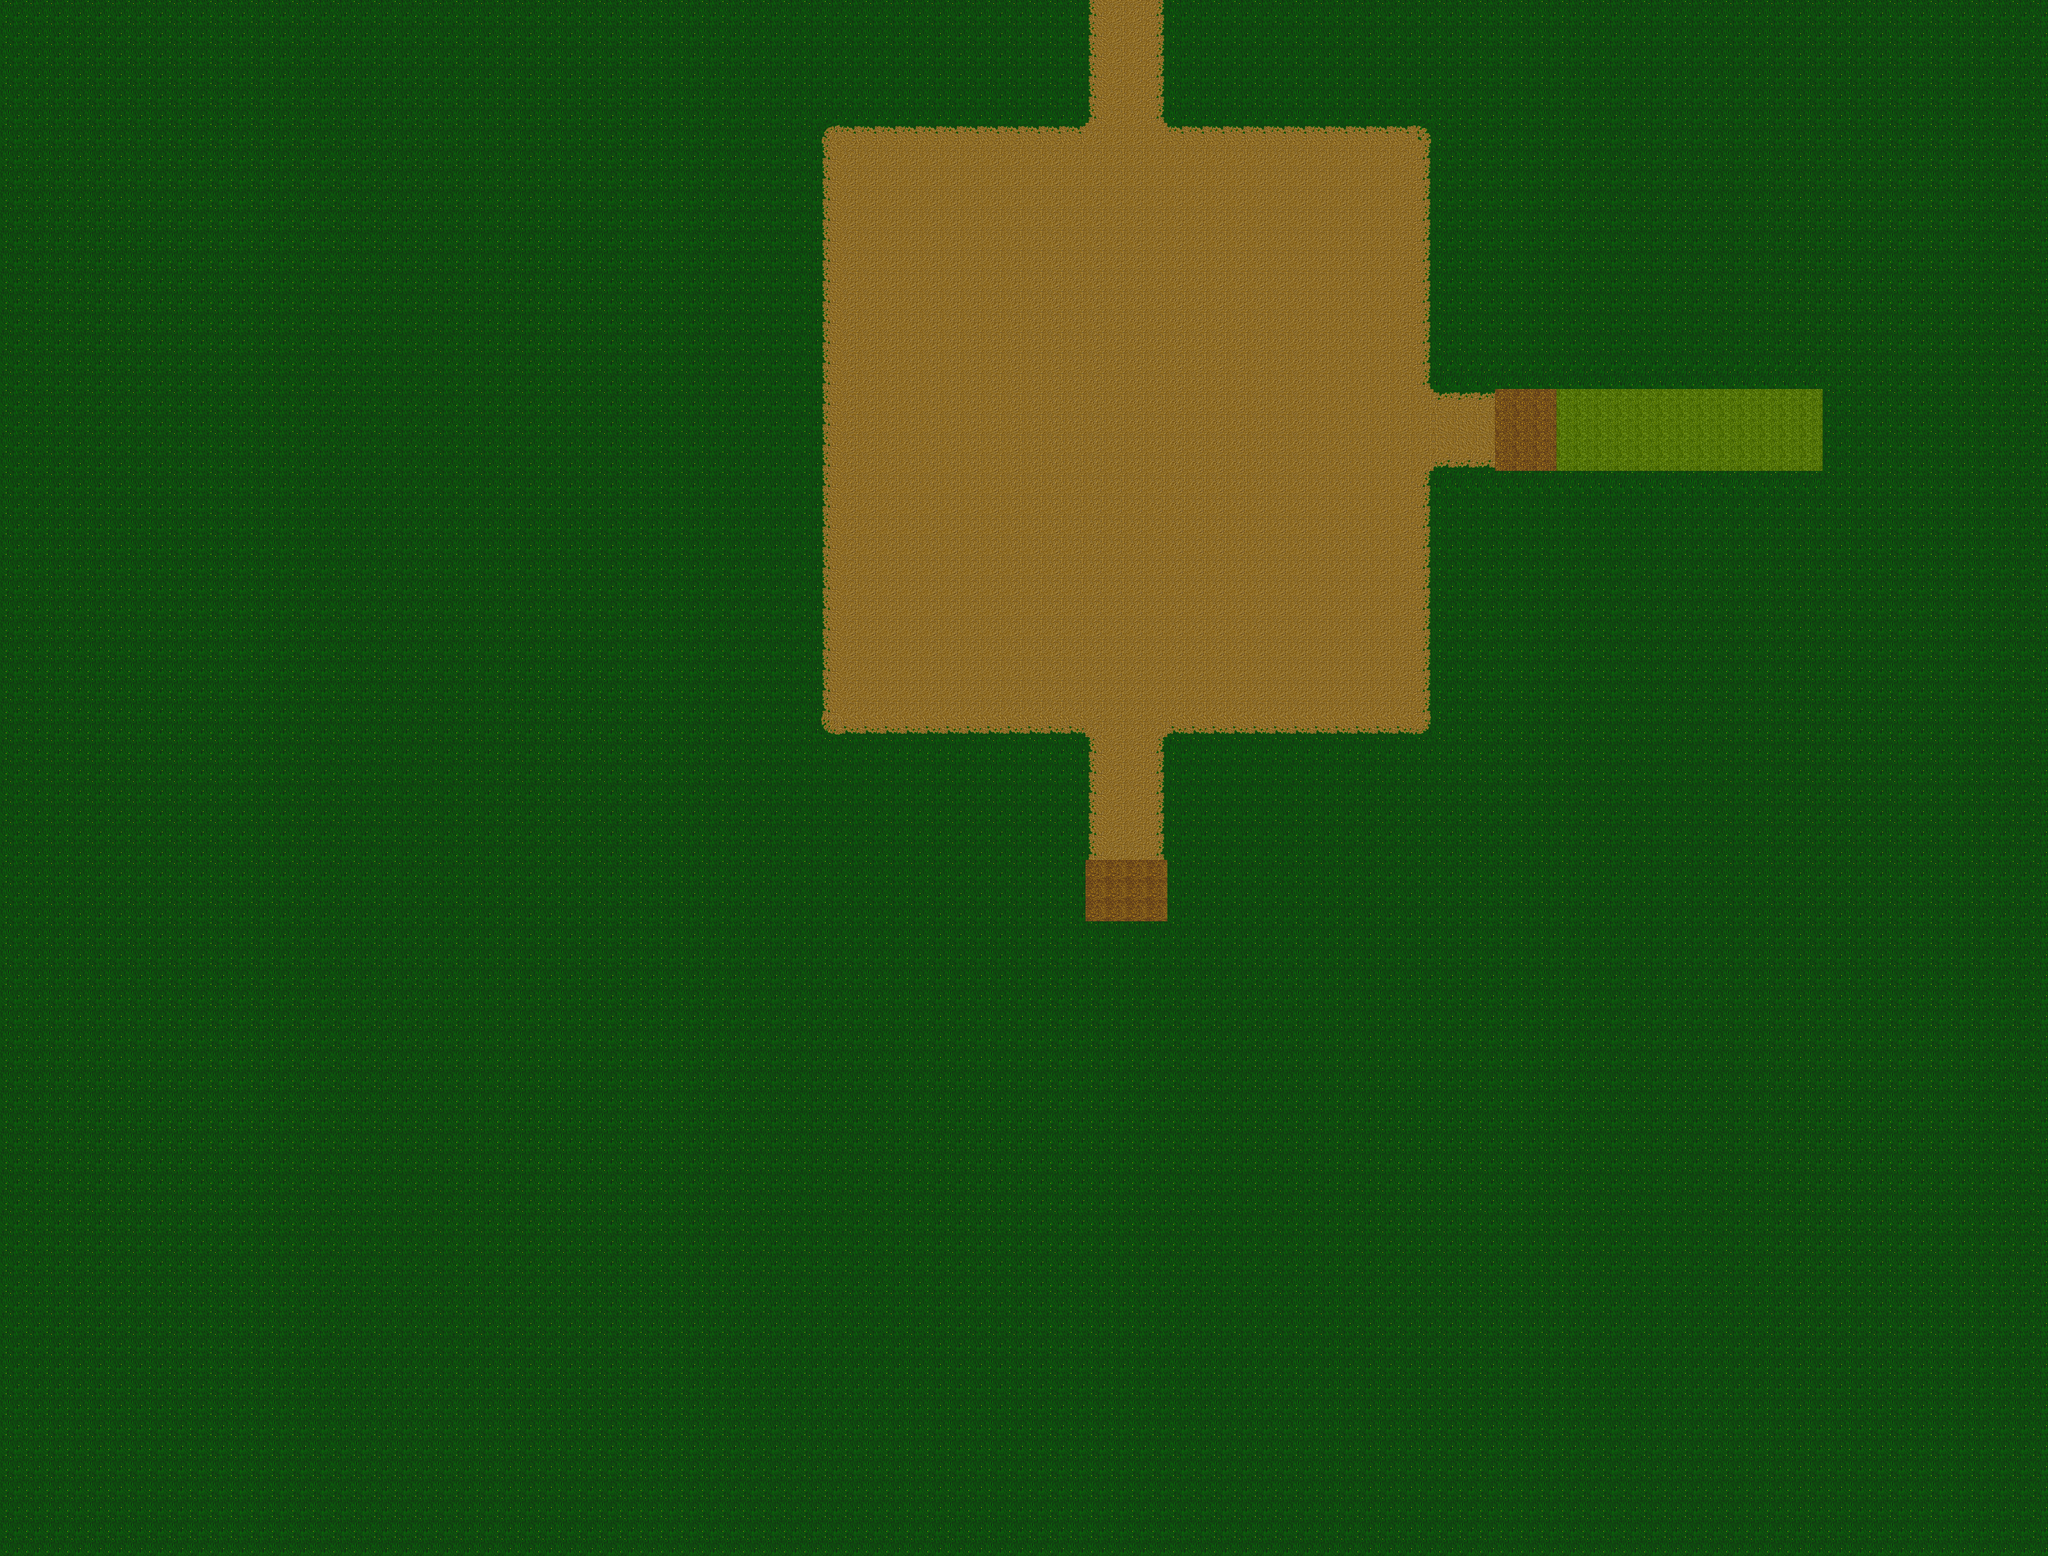

A level layout from a 2D game, rendered from its tile map. Below: a short description, then the map file with tile-grid data replaced by summaries:
An orthogonal 100x76 tile map with 32x32 px tiles, 1 tile layer (Tile Layer 1).

<map version="1.10" tiledversion="1.10.2" orientation="orthogonal" renderorder="right-down" width="100" height="76" tilewidth="32" tileheight="32" infinite="0" nextlayerid="2" nextobjectid="1">
 <tileset firstgid="1" source="tileSet.tsx" />
 <layer id="1" name="Tile Layer 1" width="100" height="76">
  <data>[7600 cells, 7600 non-empty, 10 distinct tile ids]</data>
 </layer>
</map>
